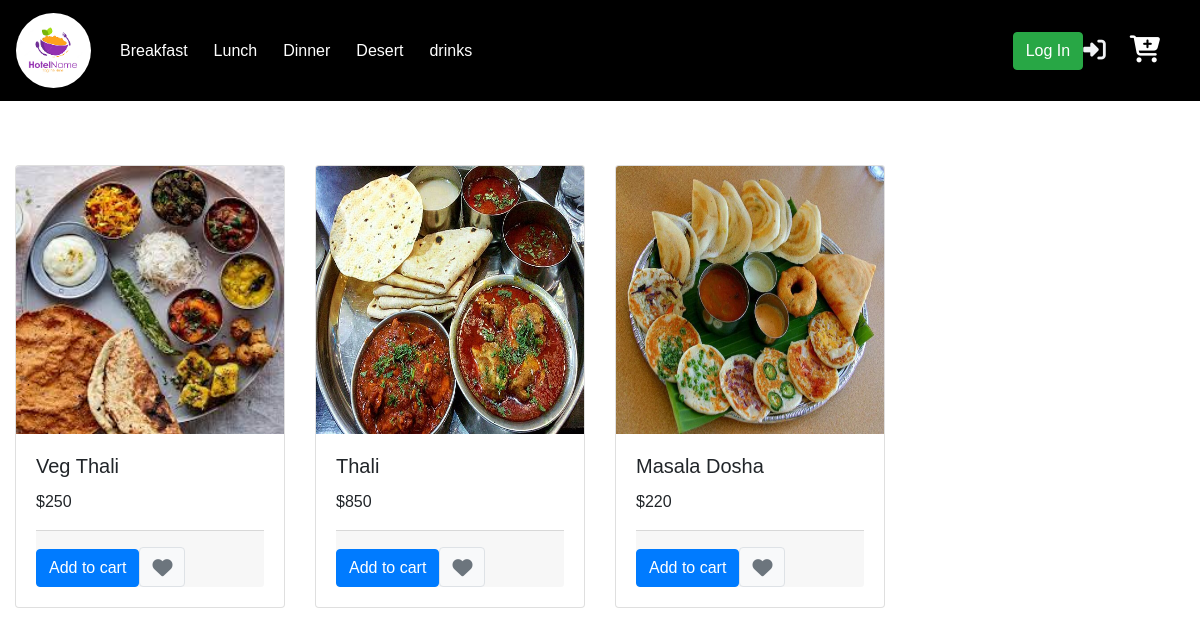
/2, run on the app's committed database.
### app/models.py (models this page shows, shortened)
class Categories(models.Model):
    name = models.CharField(max_length=100)
    def __str__(self):
        return self.name

class Food(models.Model):
    name = models.CharField(max_length=100)
    price = models.IntegerField()
    picture = models.ImageField()
    category_id = models.ForeignKey(Categories, on_delete=models.CASCADE)
    def __str__(self):
        return self.name

### app/views.py (the view)
# urls.py: path('<int:id>', views.categories_filter, name='categories_filter'),
def categories_filter(request,id):
    cat_id = int(id)
    cat_name = Categories.objects.get(id = cat_id)
    cat_food= Food.objects.filter(category_id = cat_id)
    categories_list = Categories.objects.all()
    a = {'cat_food': cat_food, 'cat_name': cat_name}
    return render(request, 'category/categories_list.html', {'data':a, 'categories_list': categories_list})

### templates/category/categories_list.html
{% extends 'food_list.html' %}
{% block abc %}
<h1 style="color: white;">In {{data.cat_name}} you have options:</h1>
<div class="row">
    {% for food in data.cat_food%}
    <div class="col-lg-3 col-md-6 col-sm-6 d-flex">
        <div class="card w-100 my-2 shadow-2-strong">
            <img src="{{food.picture.url}}" class="card-img-top" style="aspect-ratio: 1 / 1" />
            <div class="card-body d-flex flex-column">
                <h5 class="card-title">{{food}}</h5>
                <p class="card-text">${{food.price}}</p>
                <div class="card-footer d-flex align-items-end pt-3 px-0 pb-0 mt-auto">
                    <a href="#!" class="btn btn-primary shadow-0 me-1">Add to cart</a>
                    <a href="#!" class="btn btn-light border px-2 pt-2 icon-hover"><i
                            class="fas fa-heart fa-lg text-secondary px-1"></i></a>
                </div>
            </div>
        </div>
    </div>
    {% endfor %}
</div>
{% endblock %}

### templates/food_list.html (shortened to what this page needs)
{% load cart %}
<!DOCTYPE html>
<html lang="en">
<head>
    <link rel="stylesheet" href="https://cdn.jsdelivr.net/npm/bootstrap@4.4.1/dist/css/bootstrap.min.css"
>
    <link rel="stylesheet" href="https://cdnjs.cloudflare.com/ajax/libs/font-awesome/6.4.2/css/all.min.css"
 />
</head>
<body>
    <nav class="navbar navbar-expand-sm " style="background-color: black; font-size: large;">
        <a class="navbar-brand"  id="brand_logo" href="{% url 'food_list' %}"><img src="/media/logo.png" class="rounded-circle" alt=""
                height="75px" width="75px" ></a>
        <div class="collapse navbar-collapse" width="100%" id="navbarNav">
            <ul class="navbar-nav">
                {% for cat in categories_list %}
                <li class="nav-item" id="nav_link">
                    <a class="btn" style="color: rgb(255, 255, 255); "
                        href="{{cat.id}}">{{cat}}</a>
                </li>
                {% endfor %}
            </ul>
        </div>
        {% if request.session.email %}
        <a class="text-right" href="{% url 'logout' %}"><button type="button" class="btn btn-danger ml-2">Log
                Out</button></a>
        {% if request.session.cart %}
        <a class="text-right" href="{% url 'cart' %}"><i class="fa-solid fa-cart-plus fa-shake ml-4 mr-4 fa-xl"
                style="color: #ffffff;">
                <span style="color: rgb(243, 238, 238); margin-top: -20px; font-size: medium;">{{request.session.cart|cart_length}}</span>
            </i></a>
        {% else %}
        <a class="text-right" data-bs-toggle="tooltip" data-bs-placement="top" title="Cart is Empty" href="#!"><i
                class="fa-solid fa-cart-plus ml-4 mr-4 fa-xl" style="color: #ffffff;"></i></a>
        {% endif %}
        {% else %}
        <a class="text-right" href="{%url 'login'%}"><button type="button" class="btn btn-success">Log In</button></a>
        <a class="text-right" href="{%url 'login'%}"><i class="fa-solid fa-right-to-bracket fa-lg"
                style="color: #f0f2f5;"></i></a>
        <a class="text-right" data-bs-toggle="tooltip" data-bs-placement="top" title="Please Login to add to cart"  href="#"><i class="fa-solid fa-cart-plus fa-beat-fade ml-4 mr-4 fa-xl"
                style="color: #ffffff;"></i></a>
        {% endif %}
    </nav>
    <div class="container-fluid">
        {% block abc %}{% endblock %}
    </div>
</body>
</html>

### templates/food_list.html (style rules this page uses)
body { font-family: Arial, sans-serif; background-image: url("/static/bg3.jpg"); margin: 0; padding: 0; width: 100%; height: 100%; display: grid; background-size: 100%; animation: changeImage 20s infinite alternate-reverse; }
h1 { text-align: center; font-family: 'Franklin Gothic Medium', 'Arial Narrow', Arial, sans-serif; }

### data on the page
Categories: name "Breakfast"
Categories: name "Lunch"
Categories: name "Dinner"
Categories: name "Desert"
Categories: name "drinks"
Food: picture (picture), name "Veg Thali", price "250"
Food: picture (picture), name "Thali", price "850"
Food: picture (picture), name "Masala Dosha", price "220"
